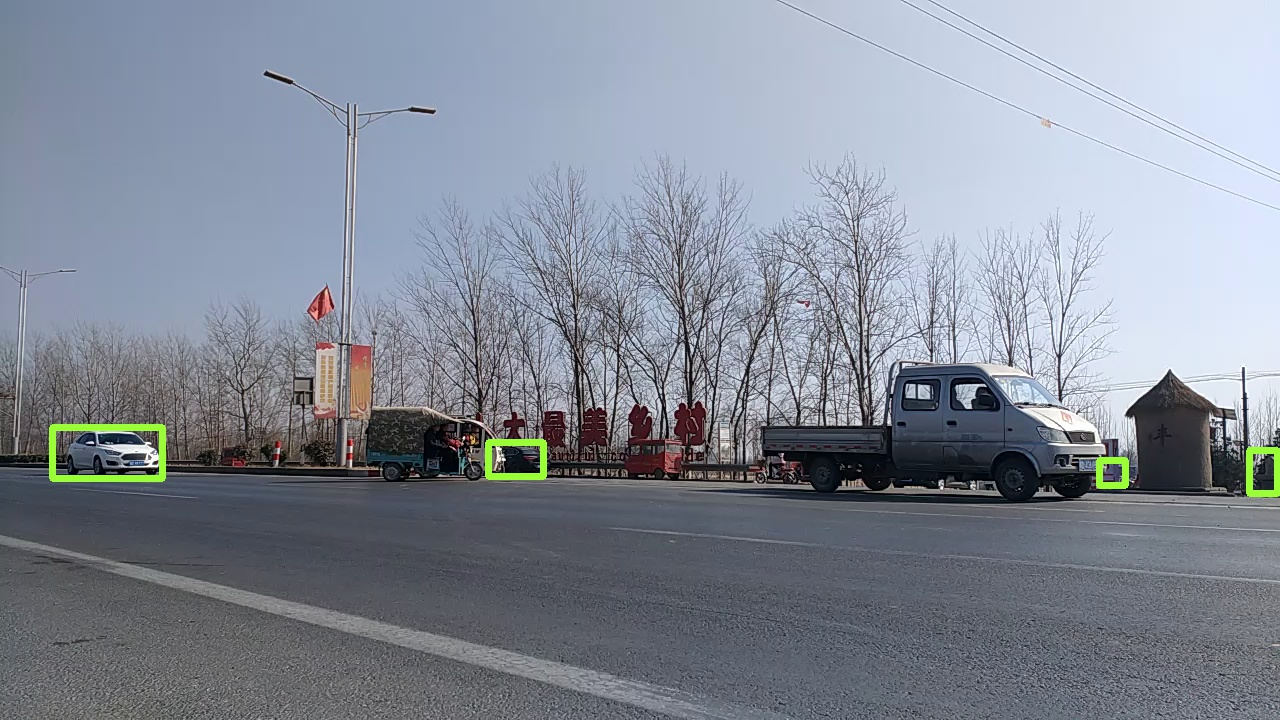
#> input picture image/0.jpg, 1280 x 720 px, found by its file name
$ python deskew.py   (older library calls are emulated)
#> lines starting #> are read from the running program, lines starting #| are printed output that depends on the picture
#coding=utf-8
import numpy as np
import cv2
import time
from matplotlib import pyplot as plt
import math

from scipy.ndimage import filters
#
# def strokeFiter():
#     pass;

def angle(x,y):
    return int(math.atan2(float(y),float(x))*180.0/3.1415)


def v_rot(img, angel, shape, max_angel):
    size_o = [shape[1],shape[0]]
    size = (shape[1]+ int(shape[0]*np.cos((float(max_angel )/180) * 3.14)),shape[0])
    interval = abs( int( np.sin((float(angel) /180) * 3.14)* shape[0]))
    pts1 = np.float32([[0,0],[0,size_o[1]],[size_o[0],0],[size_o[0],size_o[1]]])
    if(angel>0):
        pts2 = np.float32([[interval,0],[0,size[1]  ],[size[0],0  ],[size[0]-interval,size_o[1]]])
    else:
        pts2 = np.float32([[0,0],[interval,size[1]  ],[size[0]-interval,0  ],[size[0],size_o[1]]])

    M  = cv2.getPerspectiveTransform(pts1,pts2)
    dst = cv2.warpPerspective(img,M,size)
    return dst,M


def skew_detection(image_gray):
    h, w = image_gray.shape[:2]
    eigen = cv2.cornerEigenValsAndVecs(image_gray,12, 5)
    angle_sur = np.zeros(180,np.uint)
    eigen = eigen.reshape(h, w, 3, 2)
    flow = eigen[:,:,2]
    vis = image_gray.copy()
    vis[:] = (192 + np.uint32(vis)) / 2
    d = 12
    points =  np.dstack( np.mgrid[d/2:w:d, d/2:h:d] ).reshape(-1, 2)
    for x, y in points:
        vx, vy = np.int32(flow[int(y), int(x)]*d)
        # cv2.line(rgb, (x-vx, y-vy), (x+vx, y+vy), (0, 355, 0), 1, cv2.LINE_AA)
        ang = angle(vx,vy)
        angle_sur[(ang+180)%180] +=1

    # torr_bin = 30
    angle_sur = angle_sur.astype(np.float)
    angle_sur = (angle_sur-angle_sur.min())/(angle_sur.max()-angle_sur.min())
    angle_sur = filters.gaussian_filter1d(angle_sur,5)
    skew_v_val =  angle_sur[20:180-20].max()
    skew_v = angle_sur[30:180-30].argmax() + 30
    skew_h_A = angle_sur[0:30].max()
    skew_h_B = angle_sur[150:180].max()
    skew_h = 0
    if (skew_h_A > skew_v_val*0.3 or skew_h_B > skew_v_val*0.3):
        if skew_h_A>=skew_h_B:
            skew_h = angle_sur[0:20].argmax()
        else:
            skew_h = - angle_sur[160:180].argmax()
    return skew_h,skew_v


def fastDeskew(image):
    image_gray = cv2.cvtColor(image,cv2.COLOR_BGR2GRAY)
    skew_h,skew_v = skew_detection(image_gray)
    print("校正角度 h ",skew_h,"v",skew_v)
    deskew,M = v_rot(image,int((90-skew_v)*1.5),image.shape,60)
    return deskew,M


if __name__ == '__main__':
    fn = './dataset/0.jpg'

    img = cv2.imread(fn)
#> img is the input picture: shape (720, 1280, 3); mean B, G, R 151.6, 139.2, 132.1
    gray = cv2.cvtColor(img, cv2.COLOR_BGR2GRAY)
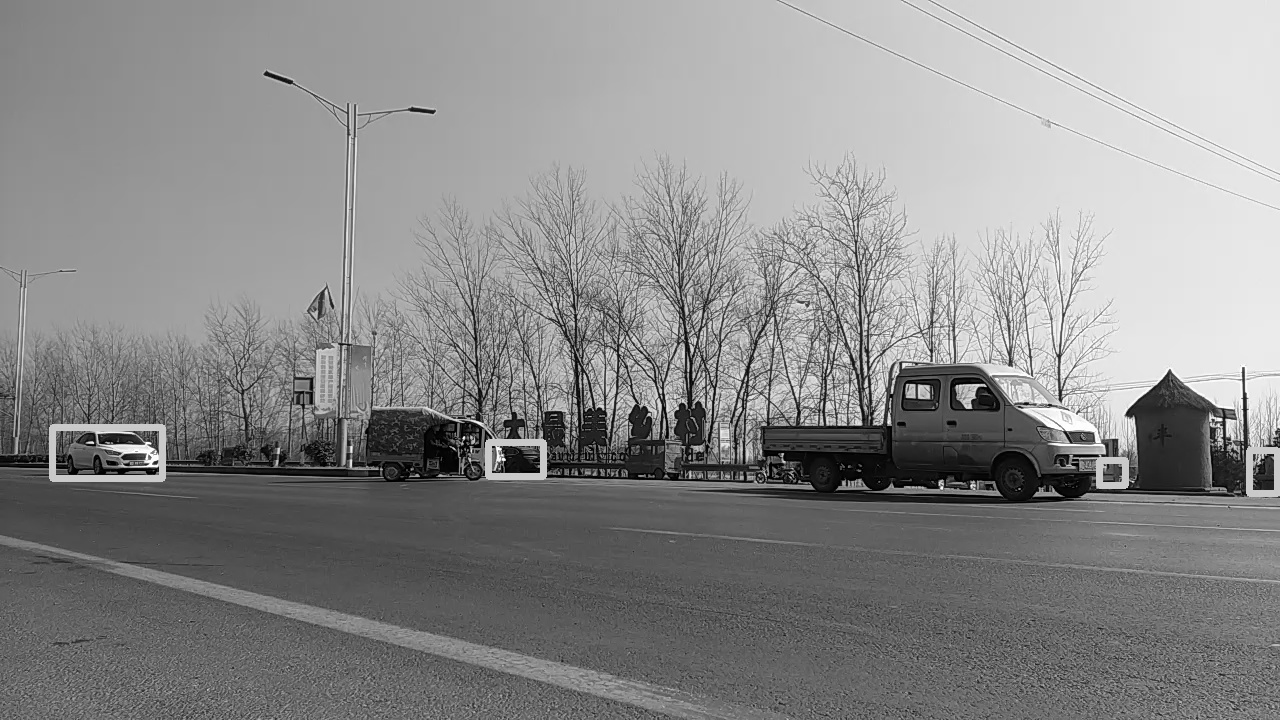
#> gray: shape (720, 1280); min 0, max 255, mean 138.5
    skew_h,skew_v = skew_detection(gray)
#> in skew_detection, `vis[:] = (192 + np.uint32(vis)) / 2`:
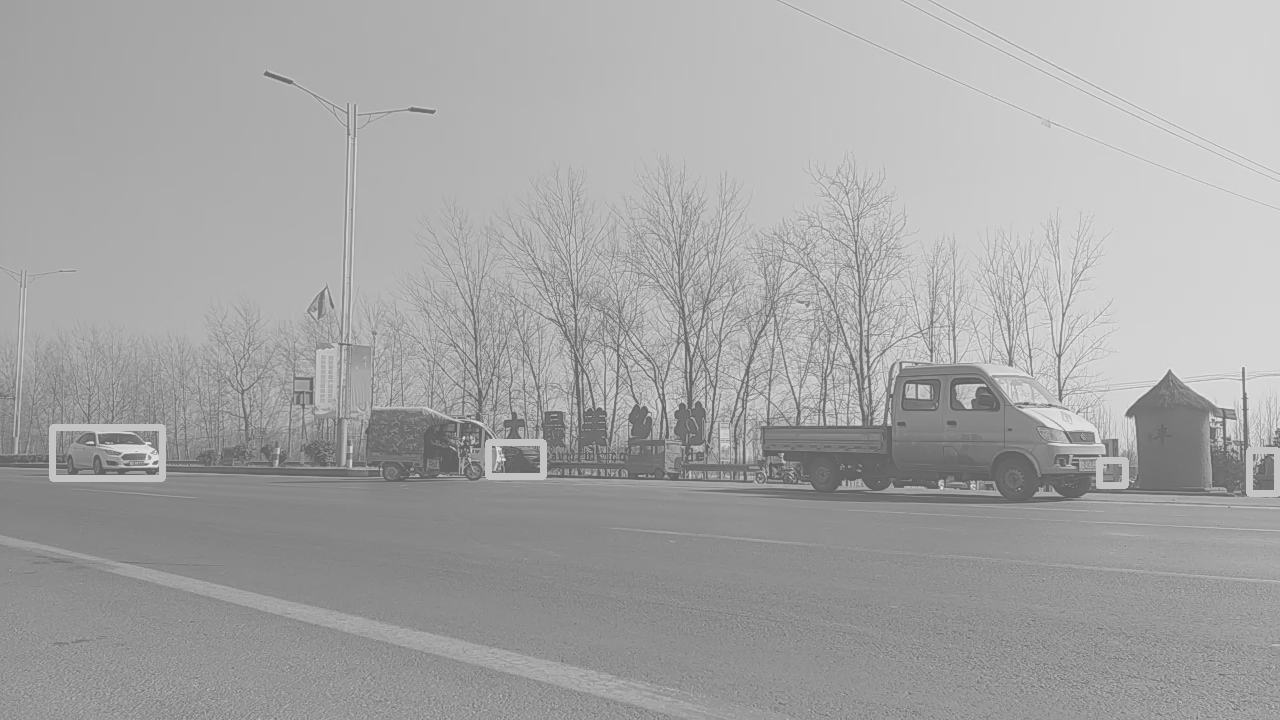
#> vis: shape (720, 1280); min 96, max 223, mean 165
#> the loop in skew_detection, `for x, y in points:` made 6420 passes
#> (vx, vy, ang) on passes 1 to 3: (0, 0, 0), (-5, 10, 116), (-10, 5, 153)
#> after the loop in skew_detection, `for x, y in points:`: angle_sur = 180 values, max 1278 at index 0, min 0 at index 1, mean 35.67
#> in skew_detection, `angle_sur = (angle_sur-angle_sur.min())/(angle_sur.max()-angle_sur.min..`: angle_sur = 180 values, max 1 at index 0, min 0 at index 1, mean 0.0279
#> in skew_detection, `angle_sur = filters.gaussian_filter1d(angle_sur,5)`: angle_sur = 180 values, max 0.176 at index 0, min 0.0103 at index 149, mean 0.0279
#> in skew_detection, `skew_v_val =  angle_sur[20:180-20].max()`: skew_v_val = 0.0738
#> in skew_detection, `skew_v = angle_sur[30:180-30].argmax() + 30`: skew_v = 90
#> in skew_detection, `skew_h_A = angle_sur[0:30].max()`: skew_h_A = 0.176
#> in skew_detection, `skew_h_B = angle_sur[150:180].max()`: skew_h_B = 0.0187
#> in skew_detection, `skew_h = angle_sur[0:20].argmax()`: skew_h = 0
#> skew_h = 0; skew_v = 90
    img = v_rot(img,(90-skew_v ),img.shape,60)
#> in v_rot, `interval = abs( int( np.sin((float(angel) /180) * 3.14)* shape[0]))`: interval = 0
#> in v_rot, `pts2 = np.float32([[0,0],[interval,size[1]  ],[size[0]-interval,0  ],[..`: pts2 = [[0, 0], [0, 720], [1640, 0], [1640, 720]]
#> in v_rot, `M  = cv2.getPerspectiveTransform(pts1,pts2)`: M = [[1.28, 0, 0], [0, 1, 0], [0, 0, 1]]
#> in v_rot, `dst = cv2.warpPerspective(img,M,size)`:
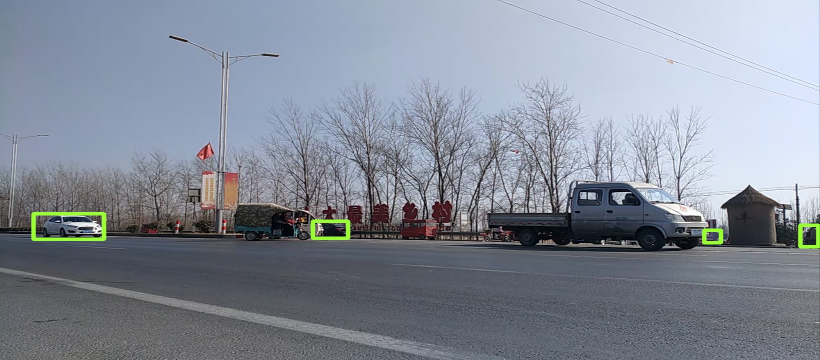
#> dst: shape (720, 1640, 3) (shown at 1/2 size); mean B, G, R 151.6, 139.2, 132.1
    # img = h_rot(img,skew_h)
    # if img.shape[0]>img.shape[1]:
    #     img = h_rot(img, -90)

    plt.show()
    cv2.waitKey()

$ run again, with image/105.jpg copied over image/0.jpg
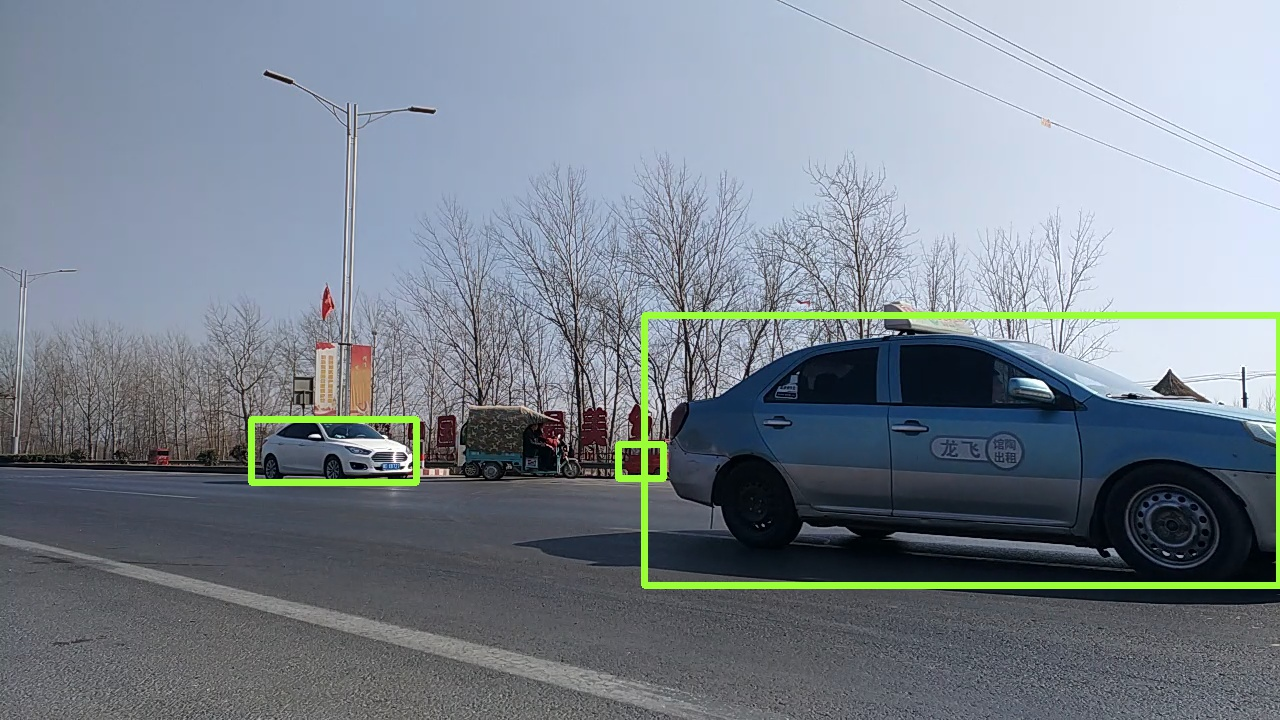
#> input picture image/105.jpg, 1280 x 720 px, found by its file name
#> img is the input picture: shape (720, 1280, 3); mean B, G, R 141.6, 131.5, 121.7
#> in skew_detection, `vis[:] = (192 + np.uint32(vis)) / 2`:
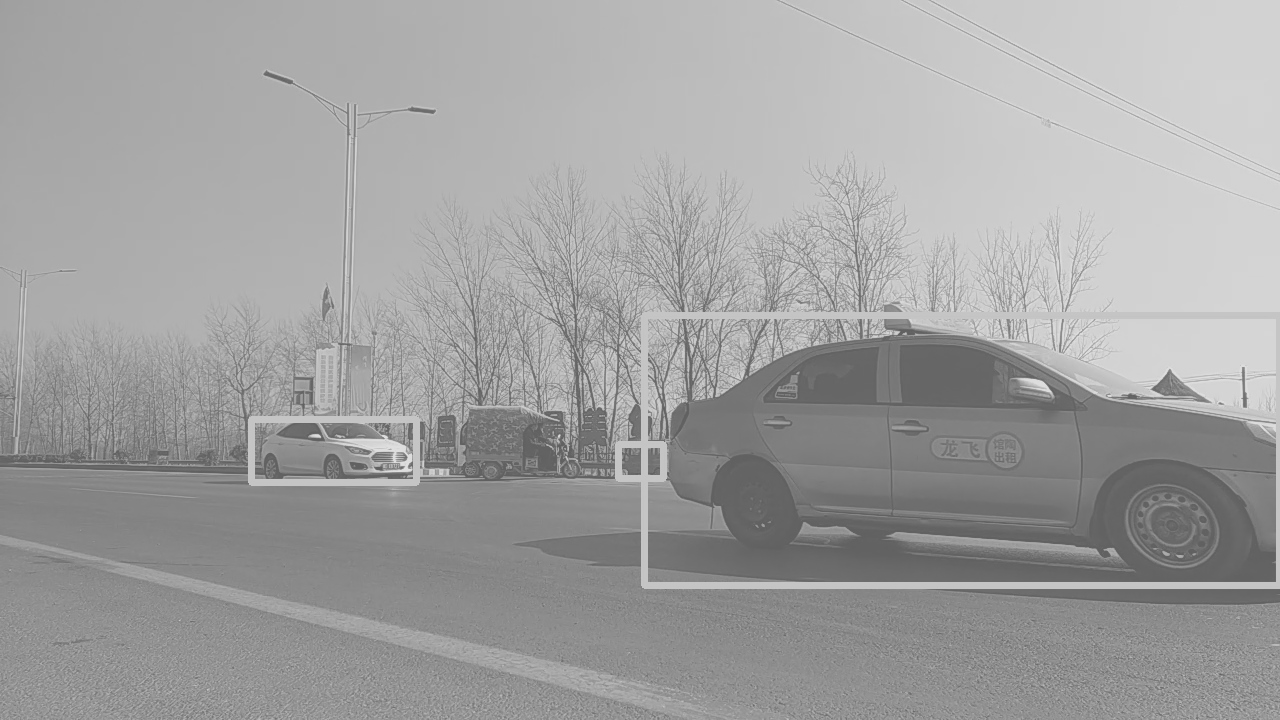
#> vis: shape (720, 1280); min 96, max 223, mean 160.6
#> the loop in skew_detection, `for x, y in points:` made 6420 passes
#> (vx, vy, ang) on passes 1 to 3: (2, -11, -79), (-3, 11, 105), (-5, 10, 116)
#> after the loop in skew_detection, `for x, y in points:`: angle_sur = 180 values, max 1250 at index 0, min 0 at index 1, mean 35.67
#> in skew_detection, `angle_sur = (angle_sur-angle_sur.min())/(angle_sur.max()-angle_sur.min..`: angle_sur = 180 values, max 1 at index 0, min 0 at index 1, mean 0.0285
#> in skew_detection, `angle_sur = filters.gaussian_filter1d(angle_sur,5)`: angle_sur = 180 values, max 0.18 at index 0, min 0.0105 at index 46, mean 0.0285
#> skew_v_val = 0.0759
#> in skew_detection, `skew_v = angle_sur[30:180-30].argmax() + 30`: skew_v = 90
#> skew_h_A = 0.18
#> skew_h_B = 0.0192
#> in skew_detection, `skew_h = angle_sur[0:20].argmax()`: skew_h = 0
#> `skew_h,skew_v = skew_detection(gray)`: skew_v = 90
#> interval = 0
#> pts2 = [[0, 0], [0, 720], [1640, 0], [1640, 720]]
#> M = [[1.28, 0, 0], [0, 1, 0], [0, 0, 1]]
#> in v_rot, `dst = cv2.warpPerspective(img,M,size)`:
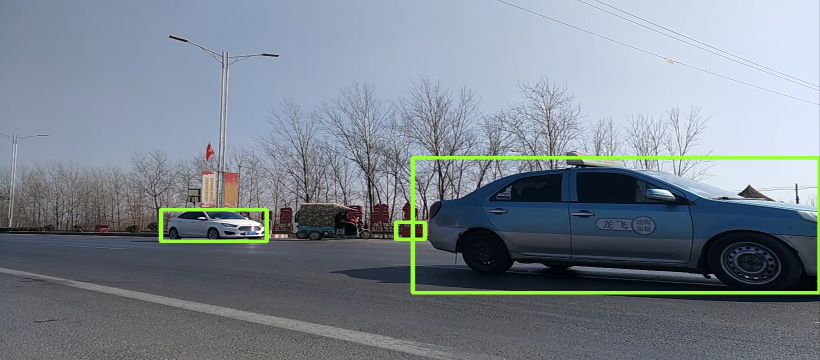
#> dst: shape (720, 1640, 3) (shown at 1/2 size); mean B, G, R 141.6, 131.5, 121.7
